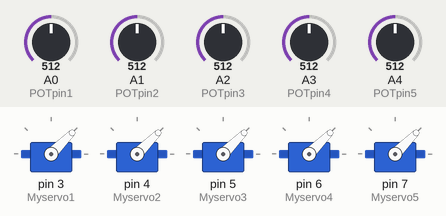
This sketch was run on a simulated Arduino Uno, built with avr-gcc and run on an emulated ATmega328P. Parts: 5 × servo. The inputs (shaded band) are chosen by the test bench; at power-on: A0 (POTpin1) = 512, A1 (POTpin2) = 512, A2 (POTpin3) = 512, A3 (POTpin4) = 512, A4 (POTpin5) = 512.

Above: at 1.2 s.
1.3 s: A0 (POTpin1) set to 716
At 1.6 s:
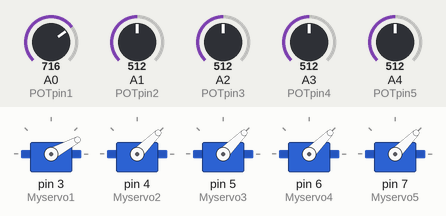
2.8 s: A1 (POTpin2) set to 716
At 4.0 s:
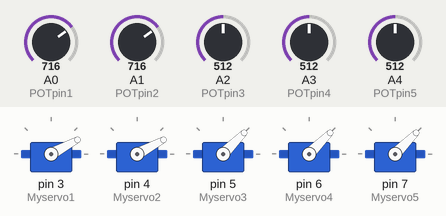
4.3 s: A2 (POTpin3) set to 716
At 5.0 s:
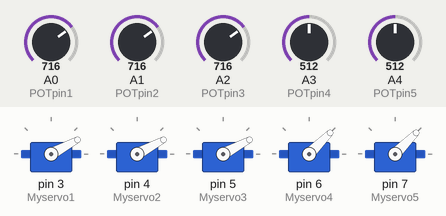
5.8 s: A3 (POTpin4) set to 716
At 6.4 s:
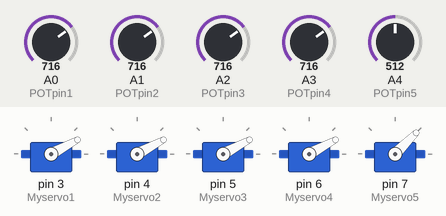
7.3 s: A4 (POTpin5) set to 716
At 8.5 s:
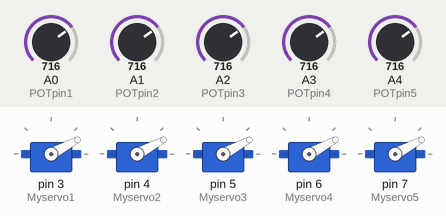
8.8 s: A0 (POTpin1) set to 992
At 9.8 s:
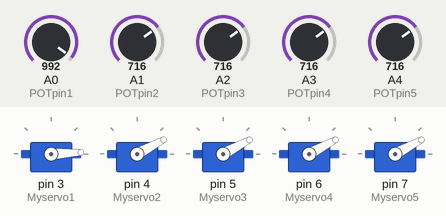
Timing chart, 0 to 11.3 s (numbered marks = the images above; inputs shaded):
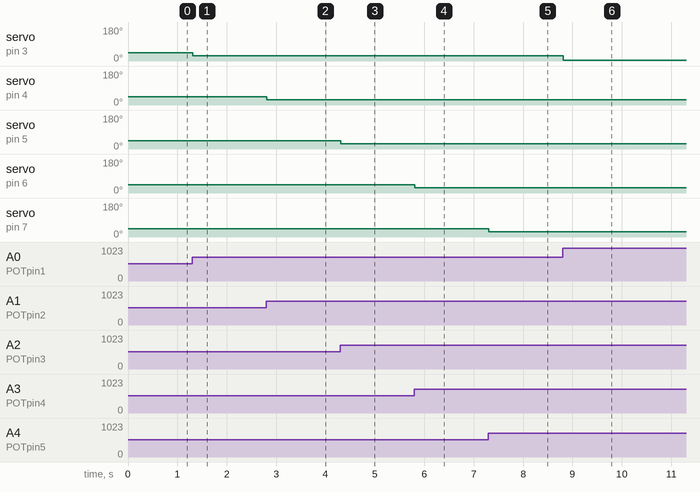

Measured:
- after the input at 1.3 s, servo on pin 3 (Myservo1): 45° → 28° at once
- after the input at 2.8 s, servo on pin 4 (Myservo2): 45° → 28° at once
- after the input at 4.3 s, servo on pin 5 (Myservo3): 45° → 28° at once
- after the input at 5.8 s, servo on pin 6 (Myservo4): 45° → 28° at once
- after the input at 7.3 s, servo on pin 7 (Myservo5): 45° → 28° at once
- after the input at 8.8 s, servo on pin 3 (Myservo1): 28° → 3° at once

The sketch:

ectric_Control_Circuit_of_5_Servo_Motors_with_Potentiometers.ino
```cpp
#include <Servo.h> //include servo library

Servo Myservo1;  // create servo object to control a servo
Servo Myservo2;
Servo Myservo3;
Servo Myservo4;
Servo Myservo5;


int POTpin1 = 0;  // analog pin used to connect the potentiometer
int Value1;    // variable to read the value from the analog pin

int POTpin2 = 1;
int Value2;

int POTpin3 = 2;
int Value3;

int POTpin4 = 3;
int Value4;

int POTpin5 = 4;
int Value5;


// Stetup Function
void setup() {

  Myservo1.attach(3);  // attaches the servo on pin with a pwm
  Myservo2.attach(4);
  Myservo3.attach(5);
  Myservo4.attach(6);
  Myservo5.attach(7);

}


// Loop Function
void loop() {
  Value1 = analogRead(POTpin1);            // reads the value of the potentiometer (value between 0 and 1023)
  Value1 = map(Value1, 0, 1023, 90, 0);     // scale it to use it with the servo (angle value at 90 and 180 becuse we want its movment in 90 degrees range, so any 90 degrees range will work)
  Myservo1.write(Value1);                  // sets the servo position according to the scaled value
                             // waits for the servo to get there

  Value2 = analogRead(POTpin2);
  Value2 = map(Value2, 0, 1023, 90, 0);
  Myservo2.write(Value2);


  Value3 = analogRead(POTpin3);
  Value3 = map(Value3, 0, 1023, 90, 0);
  Myservo3.write(Value3);


  Value4 = analogRead(POTpin4);
  Value4 = map(Value4, 0, 1023, 90, 0);
  Myservo4.write(Value4);


  Value5 = analogRead(POTpin5);
  Value5 = map(Value5, 0, 1023, 90, 0);
  Myservo5.write(Value5);
   delay(10);

}
```
